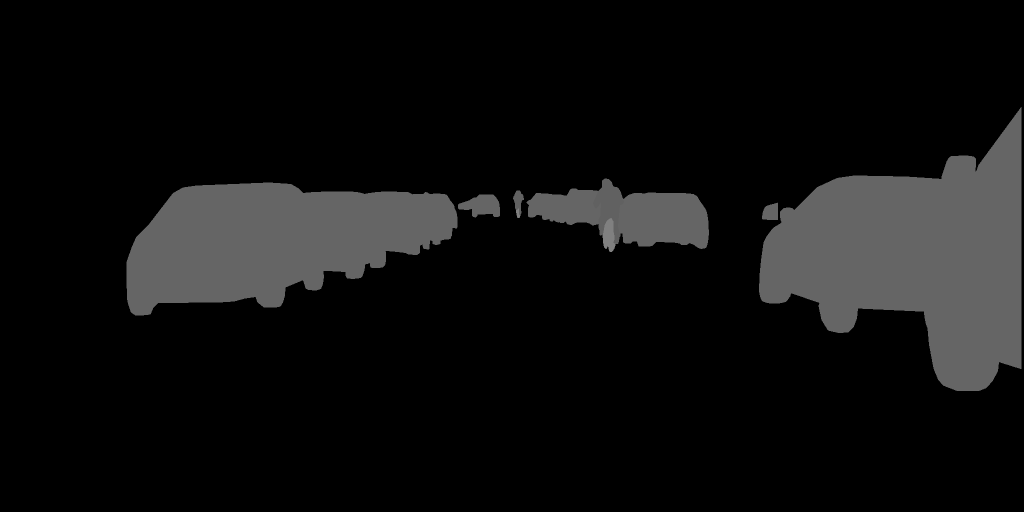
#> input picture datasets/cityscapes/test_inst/frankfurt_000000_000576_gtFine_instanceIds.png, 2048 x 1024 px (shown at 1/2 size)
$ python postprocess.py --source_folder datasets/cityscapes/test_inst --target_folder datasets/cityscapes/test_inst
#> lines starting #> are read from the running program, lines starting #| are printed output that depends on the picture
import os
import cv2
import numpy as np
import argparse

def crop_center_from_folder(input_folder, output_folder, target_size=(428, 240)):
    """從資料夾中的圖像中心切割指定大小的區域"""
#> called with input_folder = 'datasets/cityscapes/test_inst', output_folder = 'datasets/cityscapes/test_inst', target_size = (428, 240)
    # 確保輸出資料夾存在
    os.makedirs(output_folder, exist_ok=True)

    # 讀取輸入資料夾中的所有檔案
    for filename in os.listdir(input_folder):
        if filename.endswith('.jpg') or filename.endswith('.png'):
            # 讀取圖片
            image_path = os.path.join(input_folder, filename)
            image = cv2.imread(image_path)
#> image is the input picture: shape (1024, 2048, 3); min 0, max 128, mean 15.4

            # 計算切割後的範圍
            y_center = image.shape[0] // 2
#> y_center = 512
            x_center = image.shape[1] // 2
#> x_center = 1024
            y_start = y_center - target_size[1] // 2
#> y_start = 392
            y_end = y_center + target_size[1] // 2
#> y_end = 632
            x_start = x_center - target_size[0] // 2
#> x_start = 810
            x_end = x_center + target_size[0] // 2
#> x_end = 1238

            # 切割圖片
            cropped_image = image[y_start:y_end, x_start:x_end]
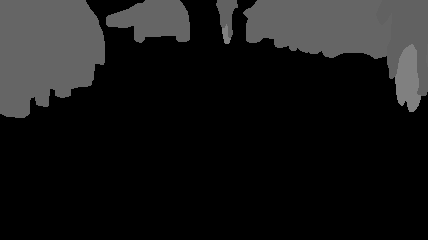
#> cropped_image: shape (240, 428, 3); min 0, max 128, mean 23.9

            # 儲存結果
            output_path = os.path.join(output_folder, filename)
            cv2.imwrite(output_path, cropped_image)
#> pass 2 of the loop in crop_center_from_folder, `for filename in os.listdir(input_folder):`:
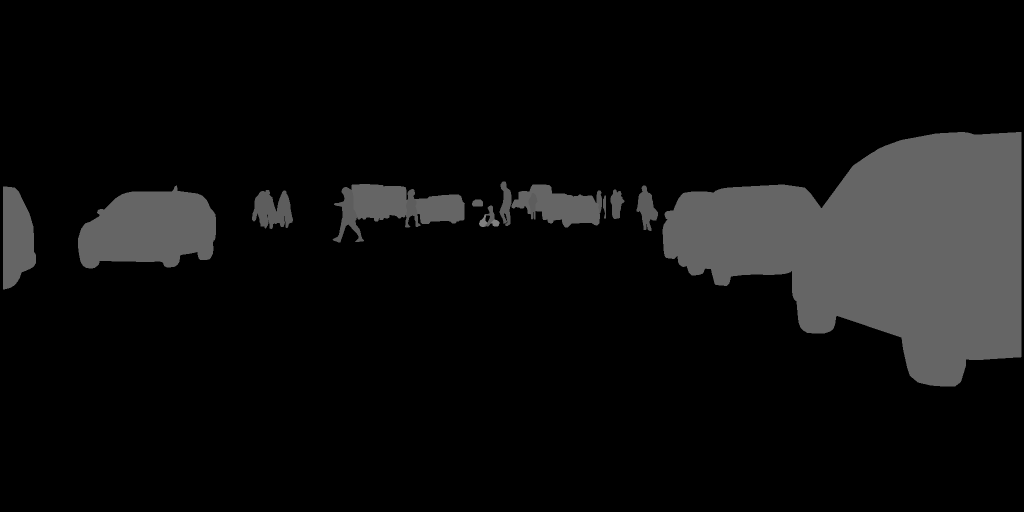
#> input picture datasets/cityscapes/test_inst/frankfurt_000000_001236_gtFine_instanceIds.png, 2048 x 1024 px (shown at 1/2 size)
#> in crop_center_from_folder, image is the input picture: shape (1024, 2048, 3); min 0, max 128, mean 14.5
#> in crop_center_from_folder, `cropped_image = image[y_start:y_end, x_start:x_end]`:
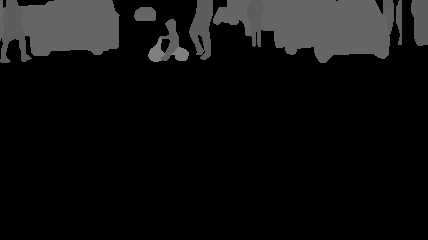
#> cropped_image: shape (240, 428, 3); min 0, max 128, mean 16.2

def main():
    parser = argparse.ArgumentParser()
    parser.add_argument('--source_folder', required=True, help='輸入資料夾路徑')
    parser.add_argument('--target_folder', required=True, help='輸出資料夾路徑')
    args = parser.parse_args()

    input_folder = args.source_folder
    output_folder = args.target_folder

    crop_center_from_folder(input_folder, output_folder)

if __name__ == '__main__':
    main()
